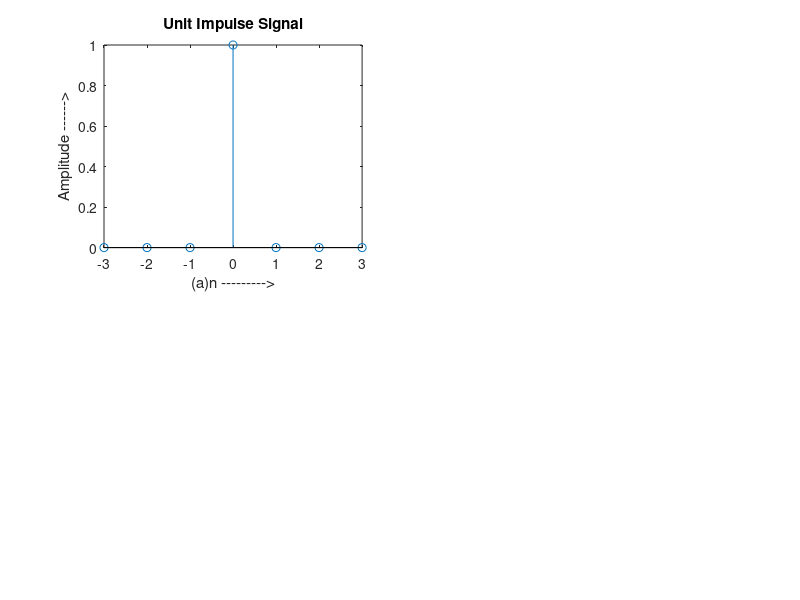

The MATLAB source for this figure:
clc;clear all;close all;
t = -3:1:3;
y = [zeros(1,3),ones(1,1),zeros(1,3)];
subplot(2,2,1);
stem(t,y);
ylabel('Amplitude ------>');
xlabel('(a)n --------->');
title('Unit Impulse Signal');
